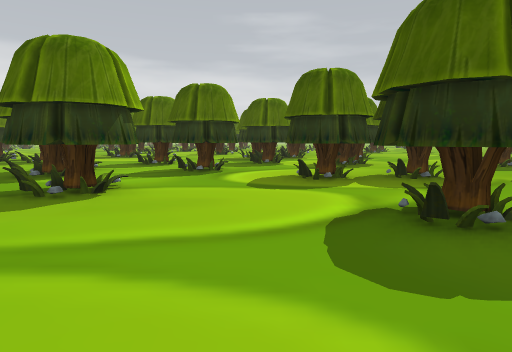
view 1 (above)

17 first-person views from a walk through a Unity game level. The camera is 1.3 m above the floor, tilts 6° down and sees 75° across. The floor is counted in squares, 2 m on a side. Each view is taken from the middle of a square. On the plan, view 1 faces up. The plan holds only what a view shows up to about 10 squares ahead; the rest is blank. The place goes on beyond the plan. Some animated figures are left out.

view 2
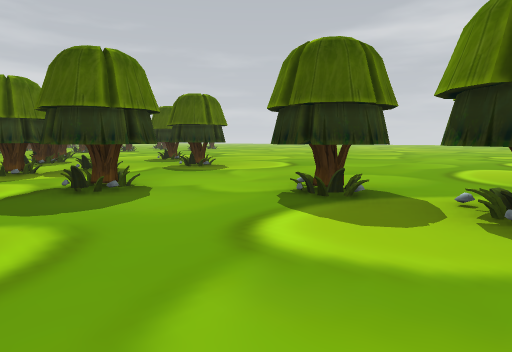

view 3
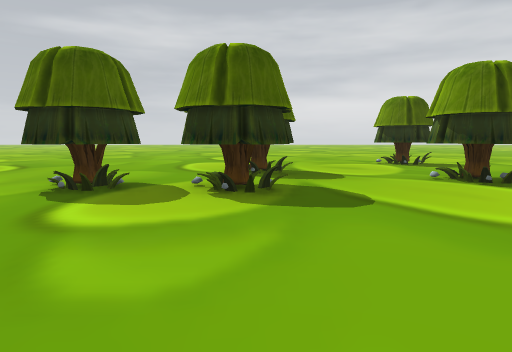

view 4
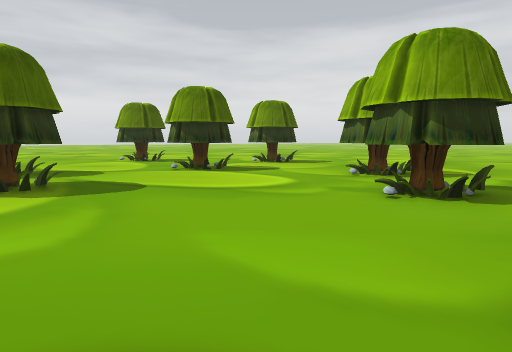

view 5
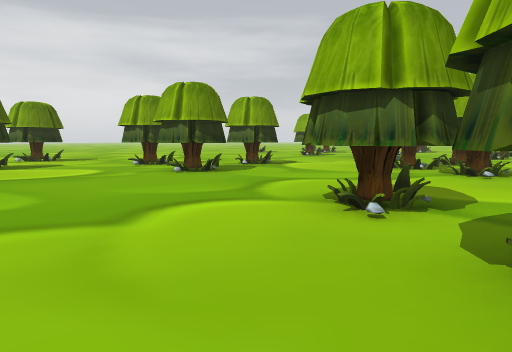

view 6
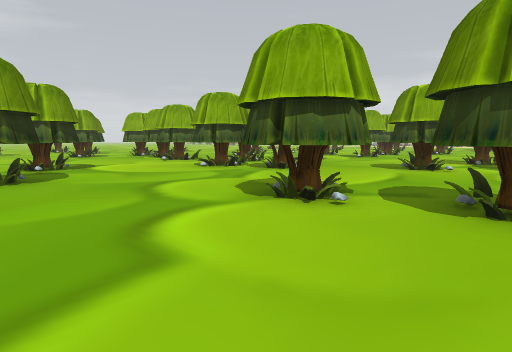

view 7
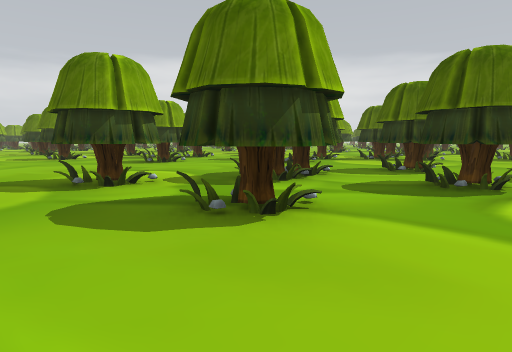

view 8
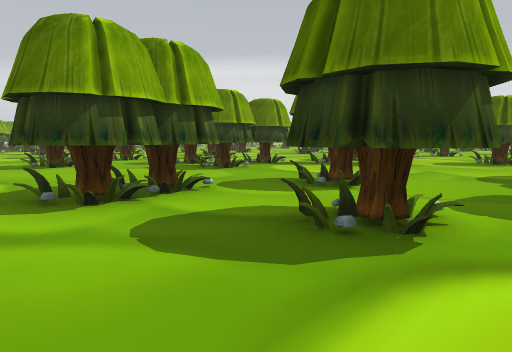

view 9
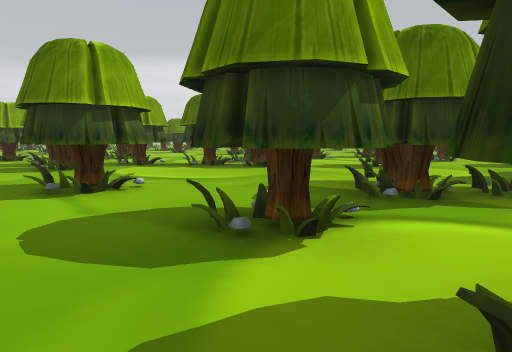

view 10
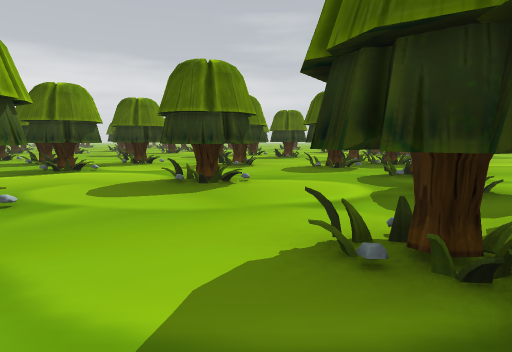

view 11
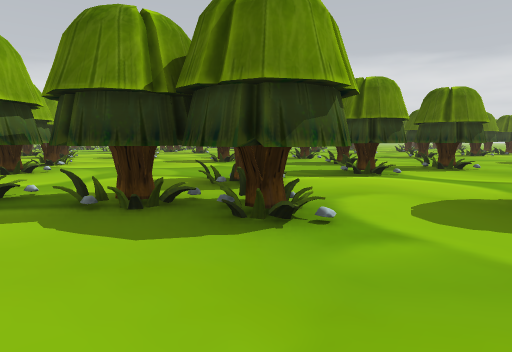

view 12
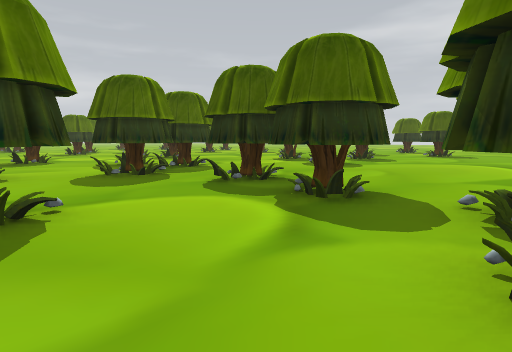

view 13
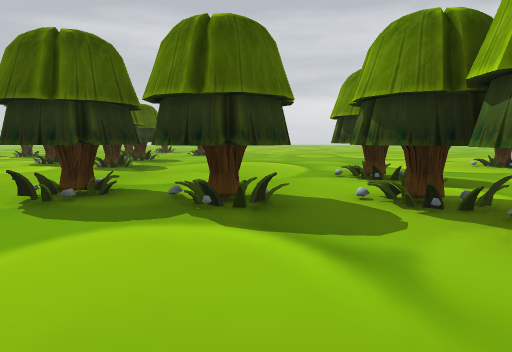

view 14
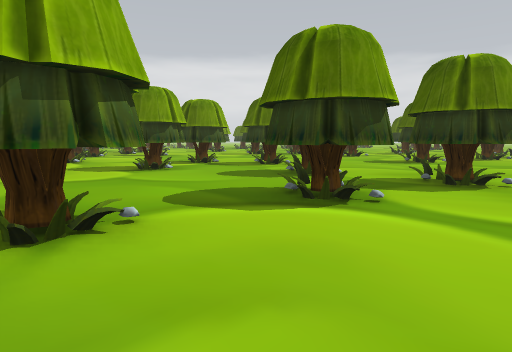

view 15
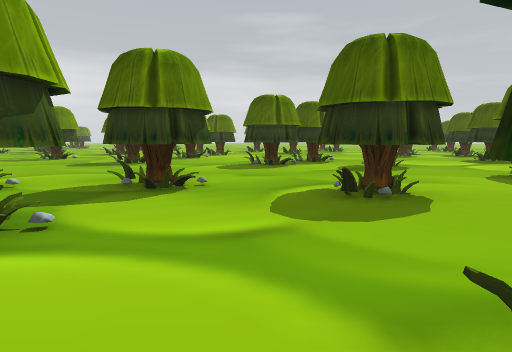

view 16
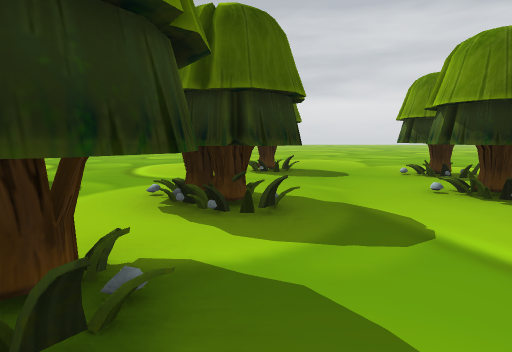

view 17
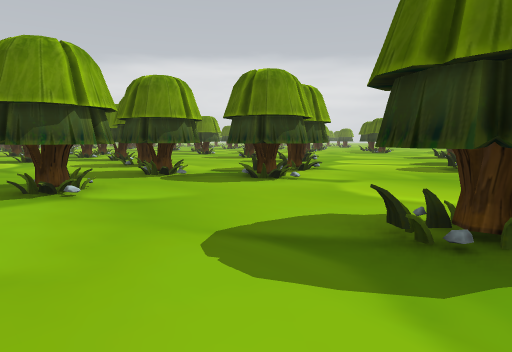

### Floor plan
Key: @ floor where view 1 was taken; # wall or solid block; x gap in a wall; . floor; T thing the floor can be seen under or through.
Columns run from 14 left of view 1 to 7 right of it. Each row starts with its distance up from view 1.
 26     ...# ..###.....
 25     .......##.# ...#
 24      .........#.....
 23       ..............
 22     ##..........##....
 21    #...#.##.....##....
 20    ....#.x..##.#.#....
 19  ..##....#.....#....##
 18 #........#..........##
 17    .........#...#.....
 16   ......TT..#..##.....
 15   #.....TTT....##.....
 14  ##..... TT....x......
 13     #..#TT....###.#...
 12       .#......##......
 11       ###.............
 10     .####..T..####....
  9     .......T....##..##
  8     ##....TTTT........
  7     ##....TT.T........
  6     ......#....###.##.
  5    .........#......##.
  4    ......#..#.........
  3     ............#.....
  2           ............
  1           ##......#...
  0       ....##..@...#...
 -1    #..#...##......x...
 -2     ..#....#.....##.#
 -3     ..................
 -4      ...#.............
 -5        .#....##...##..
 -6       ..##...##...##..
 -7       ##....#..#......

Positions as (right, up) in squares from view 1, and headings:
1: (0, 0), facing up
2: (0, -2), facing up-right
3: (-1, -2), facing right
4: (-2, -1), facing down-right
5: (-2, 2), facing down
6: (0, 1), facing down-left
7: (0, 2), facing up-left
8: (0, 5), facing up-left
9: (2, 8), facing up-left
10: (-1, 11), facing up
11: (-2, 12), facing up-left
12: (-2, 13), facing up-right
13: (-2, 15), facing right
14: (-3, 15), facing up-left
15: (-3, 16), facing up
16: (-1, 9), facing right
17: (7, 16), facing up-left
